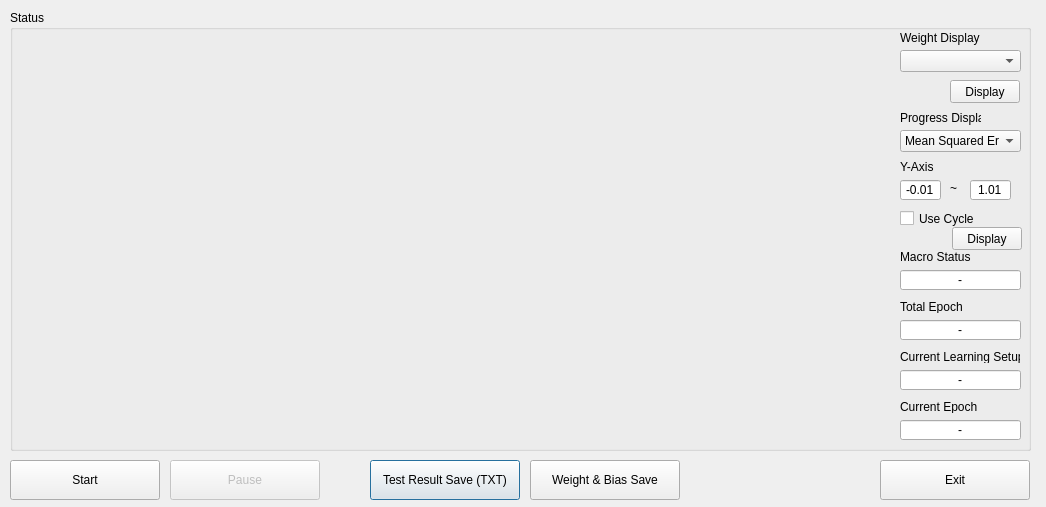
<?xml version="1.0" encoding="UTF-8"?>
<ui version="4.0">
 <class>Dialog</class>
 <widget class="QDialog" name="Dialog">
  <property name="geometry">
   <rect>
    <x>0</x>
    <y>0</y>
    <width>1046</width>
    <height>507</height>
   </rect>
  </property>
  <property name="windowTitle">
   <string>Dialog</string>
  </property>
  <widget class="QPushButton" name="testResultSave_Button">
   <property name="geometry">
    <rect>
     <x>370</x>
     <y>460</y>
     <width>150</width>
     <height>40</height>
    </rect>
   </property>
   <property name="text">
    <string>Test Result Save (TXT)</string>
   </property>
  </widget>
  <widget class="QPushButton" name="weightAndBiasSave_Button">
   <property name="geometry">
    <rect>
     <x>530</x>
     <y>460</y>
     <width>150</width>
     <height>40</height>
    </rect>
   </property>
   <property name="text">
    <string>Weight &amp;&amp; Bias Save</string>
   </property>
  </widget>
  <widget class="QPushButton" name="pause_Button">
   <property name="enabled">
    <bool>false</bool>
   </property>
   <property name="geometry">
    <rect>
     <x>170</x>
     <y>460</y>
     <width>150</width>
     <height>40</height>
    </rect>
   </property>
   <property name="text">
    <string>Pause</string>
   </property>
  </widget>
  <widget class="QGroupBox" name="Status_GroupBox">
   <property name="geometry">
    <rect>
     <x>10</x>
     <y>10</y>
     <width>1021</width>
     <height>441</height>
    </rect>
   </property>
   <property name="title">
    <string>Status</string>
   </property>
   <widget class="QLabel" name="displayMode_Label">
    <property name="geometry">
     <rect>
      <x>890</x>
      <y>100</y>
      <width>81</width>
      <height>16</height>
     </rect>
    </property>
    <property name="text">
     <string>Progress Display</string>
    </property>
   </widget>
   <widget class="QComboBox" name="displayMode_ComboBox">
    <property name="geometry">
     <rect>
      <x>890</x>
      <y>120</y>
      <width>121</width>
      <height>22</height>
     </rect>
    </property>
    <item>
     <property name="text">
      <string>Mean Squared Error</string>
     </property>
    </item>
    <item>
     <property name="text">
      <string>Cross Entropy</string>
     </property>
    </item>
    <item>
     <property name="text">
      <string>Semantic Stress</string>
     </property>
    </item>
   </widget>
   <widget class="QLabel" name="yAxis_label">
    <property name="geometry">
     <rect>
      <x>890</x>
      <y>150</y>
      <width>47</width>
      <height>13</height>
     </rect>
    </property>
    <property name="text">
     <string>Y-Axis</string>
    </property>
   </widget>
   <widget class="QLabel" name="label_3">
    <property name="geometry">
     <rect>
      <x>940</x>
      <y>170</y>
      <width>21</width>
      <height>16</height>
     </rect>
    </property>
    <property name="text">
     <string>~</string>
    </property>
   </widget>
   <widget class="QLineEdit" name="yAxisMin_LineEdit">
    <property name="geometry">
     <rect>
      <x>890</x>
      <y>170</y>
      <width>41</width>
      <height>20</height>
     </rect>
    </property>
    <property name="text">
     <string>-0.01</string>
    </property>
    <property name="alignment">
     <set>Qt::AlignCenter</set>
    </property>
   </widget>
   <widget class="QLineEdit" name="yAxisMax_LineEdit">
    <property name="geometry">
     <rect>
      <x>960</x>
      <y>170</y>
      <width>41</width>
      <height>20</height>
     </rect>
    </property>
    <property name="text">
     <string>1.01</string>
    </property>
    <property name="alignment">
     <set>Qt::AlignCenter</set>
    </property>
   </widget>
   <widget class="QCheckBox" name="cycle_CheckBox">
    <property name="geometry">
     <rect>
      <x>890</x>
      <y>200</y>
      <width>101</width>
      <height>17</height>
     </rect>
    </property>
    <property name="text">
     <string>Use Cycle</string>
    </property>
   </widget>
   <widget class="QPushButton" name="result_Display_Button">
    <property name="geometry">
     <rect>
      <x>942</x>
      <y>217</y>
      <width>70</width>
      <height>23</height>
     </rect>
    </property>
    <property name="text">
     <string>Display</string>
    </property>
   </widget>
   <widget class="QLabel" name="totalEpoch_Label">
    <property name="geometry">
     <rect>
      <x>890</x>
      <y>290</y>
      <width>120</width>
      <height>13</height>
     </rect>
    </property>
    <property name="text">
     <string>Total Epoch</string>
    </property>
   </widget>
   <widget class="QLabel" name="currentLearningSetup_Label">
    <property name="geometry">
     <rect>
      <x>890</x>
      <y>340</y>
      <width>120</width>
      <height>13</height>
     </rect>
    </property>
    <property name="text">
     <string>Current Learning Setup</string>
    </property>
   </widget>
   <widget class="QLabel" name="currentEpoch_Label">
    <property name="geometry">
     <rect>
      <x>890</x>
      <y>390</y>
      <width>120</width>
      <height>13</height>
     </rect>
    </property>
    <property name="text">
     <string>Current Epoch</string>
    </property>
   </widget>
   <widget class="QLineEdit" name="currentEpoch_LineEdit">
    <property name="geometry">
     <rect>
      <x>890</x>
      <y>410</y>
      <width>121</width>
      <height>20</height>
     </rect>
    </property>
    <property name="text">
     <string>-</string>
    </property>
    <property name="alignment">
     <set>Qt::AlignCenter</set>
    </property>
    <property name="readOnly">
     <bool>true</bool>
    </property>
   </widget>
   <widget class="QLineEdit" name="totalEpoch_LineEdit">
    <property name="geometry">
     <rect>
      <x>890</x>
      <y>310</y>
      <width>121</width>
      <height>20</height>
     </rect>
    </property>
    <property name="text">
     <string>-</string>
    </property>
    <property name="alignment">
     <set>Qt::AlignCenter</set>
    </property>
    <property name="readOnly">
     <bool>true</bool>
    </property>
   </widget>
   <widget class="QLineEdit" name="currentLearningSetup_LineEdit">
    <property name="geometry">
     <rect>
      <x>890</x>
      <y>360</y>
      <width>121</width>
      <height>20</height>
     </rect>
    </property>
    <property name="text">
     <string>-</string>
    </property>
    <property name="alignment">
     <set>Qt::AlignCenter</set>
    </property>
    <property name="readOnly">
     <bool>true</bool>
    </property>
   </widget>
   <widget class="QWidget" name="graph_Widget" native="true">
    <property name="geometry">
     <rect>
      <x>10</x>
      <y>20</y>
      <width>871</width>
      <height>411</height>
     </rect>
    </property>
    <widget class="QWidget" name="verticalLayoutWidget">
     <property name="geometry">
      <rect>
       <x>0</x>
       <y>0</y>
       <width>431</width>
       <height>411</height>
      </rect>
     </property>
     <layout class="QVBoxLayout" name="weightGraphLayout"/>
    </widget>
    <widget class="QWidget" name="verticalLayoutWidget_2">
     <property name="geometry">
      <rect>
       <x>440</x>
       <y>0</y>
       <width>421</width>
       <height>411</height>
      </rect>
     </property>
     <layout class="QVBoxLayout" name="progressGraphLayout"/>
    </widget>
   </widget>
   <widget class="QLabel" name="macro_Label">
    <property name="geometry">
     <rect>
      <x>890</x>
      <y>240</y>
      <width>120</width>
      <height>13</height>
     </rect>
    </property>
    <property name="text">
     <string>Macro Status</string>
    </property>
   </widget>
   <widget class="QLineEdit" name="macro_LineEdit">
    <property name="geometry">
     <rect>
      <x>890</x>
      <y>260</y>
      <width>121</width>
      <height>20</height>
     </rect>
    </property>
    <property name="text">
     <string>-</string>
    </property>
    <property name="alignment">
     <set>Qt::AlignCenter</set>
    </property>
    <property name="readOnly">
     <bool>true</bool>
    </property>
   </widget>
   <widget class="QLabel" name="displayWeight_Label">
    <property name="geometry">
     <rect>
      <x>890</x>
      <y>20</y>
      <width>81</width>
      <height>16</height>
     </rect>
    </property>
    <property name="text">
     <string>Weight Display</string>
    </property>
   </widget>
   <widget class="QComboBox" name="weightName_ComboBox">
    <property name="geometry">
     <rect>
      <x>890</x>
      <y>40</y>
      <width>121</width>
      <height>22</height>
     </rect>
    </property>
   </widget>
   <widget class="QPushButton" name="weight_Display_Button">
    <property name="geometry">
     <rect>
      <x>940</x>
      <y>70</y>
      <width>70</width>
      <height>23</height>
     </rect>
    </property>
    <property name="text">
     <string>Display</string>
    </property>
   </widget>
  </widget>
  <widget class="QPushButton" name="start_Button">
   <property name="geometry">
    <rect>
     <x>10</x>
     <y>460</y>
     <width>150</width>
     <height>40</height>
    </rect>
   </property>
   <property name="text">
    <string>Start</string>
   </property>
  </widget>
  <widget class="QPushButton" name="exit_Button">
   <property name="geometry">
    <rect>
     <x>880</x>
     <y>460</y>
     <width>150</width>
     <height>40</height>
    </rect>
   </property>
   <property name="text">
    <string>Exit</string>
   </property>
  </widget>
 </widget>
 <resources/>
 <connections/>
</ui>
